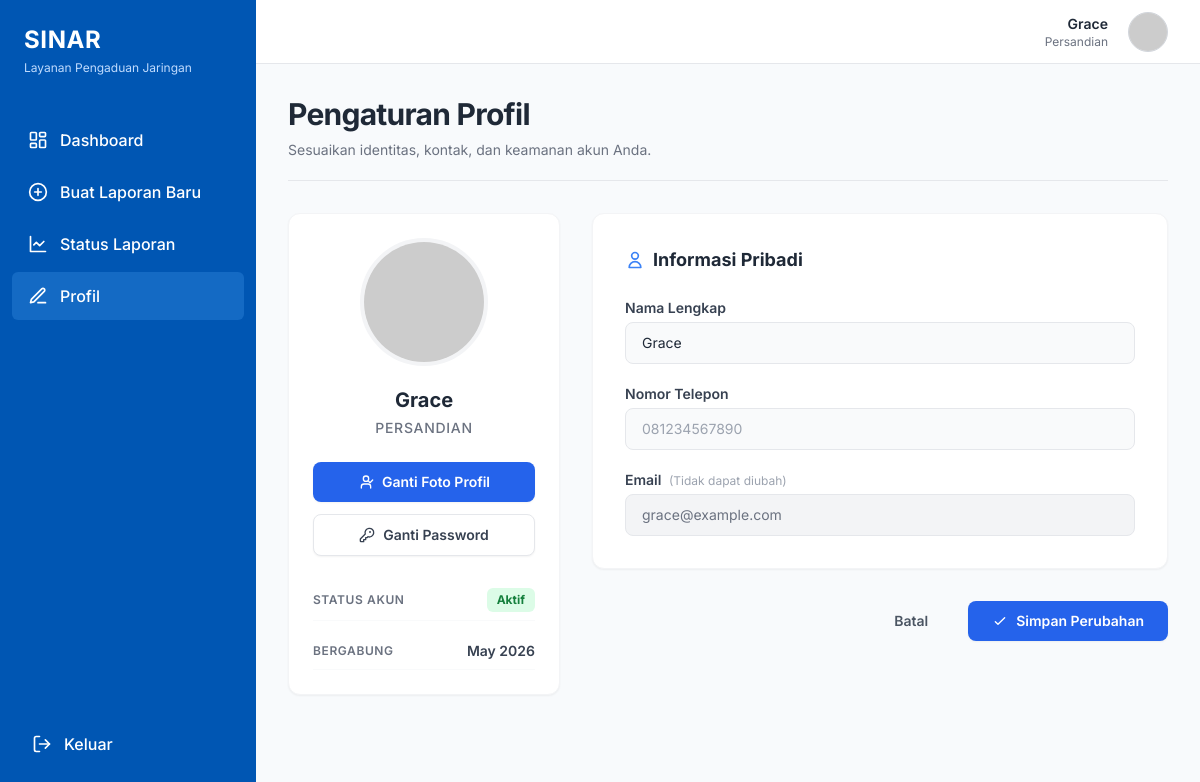
The page /edit-profil/ (signed in) on the database its author committed.
### pengaduan/models.py (models this page shows, shortened)
class CustomUser(AbstractUser):
    bidang = models.ForeignKey(
        Bidang,
        on_delete=models.SET_NULL,
        null=True,
        blank=True,
        related_name='users',
        verbose_name="Asal Bidang"
    )
    foto_profil = models.ImageField(upload_to='profil/', null=True, blank=True, verbose_name="Foto Profil")
    nomor_telepon = models.CharField(max_length=20, null=True, blank=True, verbose_name="Nomor Telepon")
    is_teknisi = models.BooleanField(default=False, verbose_name="Status Teknisi")
    is_verified_teknisi = models.BooleanField(default=False, verbose_name="Teknisi Terverifikasi")

class Bidang(models.Model):
    nama = models.CharField(max_length=100, unique=True, verbose_name="Nama Bidang")
    class Meta:
        verbose_name_plural = "Bidang"

### pengaduan/views.py (the view, shortened to what this page needs)
# urls.py: path('edit-profil/', views.edit_profil, name='edit_profil'),
@login_required
def edit_profil(request):
    if request.user.is_staff:
        base_template = 'base_admin.html'
    elif getattr(request.user, 'is_teknisi', False):
        base_template = 'base_teknisi.html'
    else:
        base_template = 'base_user.html'
    context = {'base_template': base_template}
    return render(request, 'edit_profil.html', context)

### templates/edit_profil.html (shortened to what this page needs)
{% extends base_template %}
{% block nav_profil %}bg-primary-hover bg-opacity-80{% endblock %}
{% block content %}
<div class="max-w-4xl mx-auto pb-12">
    <div class="mb-8 border-b border-gray-200 pb-5">
        <h1 class="text-3xl font-bold text-gray-800 tracking-tight">Pengaturan Profil</h1>
        <p class="text-gray-500 mt-2 text-sm">Sesuaikan identitas, kontak, dan keamanan akun Anda.</p>
    </div>
    <form method="post" action="{% url 'edit_profil' %}" enctype="multipart/form-data">
        <div class="grid grid-cols-1 md:grid-cols-3 gap-8">
            <div class="md:col-span-1">
                <div class="bg-white rounded-xl shadow-sm border border-gray-100 p-6 flex flex-col items-center">
                    <div class="relative mb-5 group cursor-pointer" onclick="document.getElementById('input-foto').click()">
                        <div class="w-32 h-32 rounded-full overflow-hidden bg-gray-50 border-4 border-gray-100 transition-all duration-300 group-hover:border-blue-100">
                            {% if request.user.foto_profil %}
                                <img src="{{ request.user.foto_profil.url }}" alt="Profile" class="w-full h-full object-cover">
                            {% else %}
                                <img src="https://ui-avatars.com/api/?name={{ request.user.first_name|default:request.user.username }}&background=e0e7ff&color=4f46e5&size=128" alt="Profile" class="w-full h-full object-cover">
                            {% endif %}
                        </div>
                    </div>
                    <h2 class="text-xl font-bold text-gray-800 mb-1 text-center">{{ request.user.first_name|default:request.user.username }}</h2>
                    <p class="text-sm font-medium text-gray-500 uppercase tracking-wider mb-6">{% if request.user.is_teknisi %}TEKNISI{% elif request.user.is_staff %}ADMIN{% else %}{{ request.user.bidang.nama|default:"PENGGUNA UMUM" }}{% endif %}</p>
                    <div class="w-full space-y-3 mb-6">
                        <button type="button" onclick="document.getElementById('input-foto').click()" class="w-full flex items-center justify-center gap-2 px-4 py-2.5 bg-blue-600 hover:bg-blue-700 text-white text-sm font-semibold rounded-lg shadow-sm transition-colors">
                            <svg xmlns="http://www.w3.org/2000/svg" width="16" height="16" viewBox="0 0 24 24" fill="none" stroke="currentColor" stroke-width="2" stroke-linecap="round" stroke-linejoin="round"><path d="M19 21v-2a4 4 0 0 0-4-4H9a4 4 0 0 0-4 4v2"/><circle cx="12" cy="7" r="4"/><path d="m16 11 2 2 4-4"/></svg>
                            Ganti Foto Profil
                        </button>
                        <button type="button" onclick="document.getElementById('passwordModal').classList.remove('hidden')" class="w-full flex items-center justify-center gap-2 px-4 py-2.5 bg-white border border-gray-200 hover:bg-gray-50 text-gray-700 text-sm font-semibold rounded-lg shadow-sm transition-colors">
                            <svg xmlns="http://www.w3.org/2000/svg" width="16" height="16" viewBox="0 0 24 24" fill="none" stroke="currentColor" stroke-width="2" stroke-linecap="round" stroke-linejoin="round"><path d="M2 18v3c0 .6.4 1 1 1h4v-3h3v-3h2l1.4-1.4a6.5 6.5 0 1 0-4-4Z"/><circle cx="16.5" cy="7.5" r=".5" fill="currentColor"/></svg>
                            Ganti Password
                        </button>
                    </div>
                    <div class="w-full space-y-3">
                        <div class="flex items-center justify-between py-2 border-b border-gray-50">
                            <span class="text-xs font-semibold text-gray-500 uppercase tracking-wider">Status Akun</span>
                            <span class="px-2.5 py-1 bg-green-100 text-green-700 text-xs font-bold rounded-md">Aktif</span>
                        </div>
                        <div class="flex items-center justify-between py-2 border-b border-gray-50">
                            <span class="text-xs font-semibold text-gray-500 uppercase tracking-wider">Bergabung</span>
                            <span class="text-sm font-semibold text-gray-700">{{ request.user.date_joined|date:"M Y" }}</span>
                        </div>
                    </div>
                </div>
            </div>
            <div class="md:col-span-2 space-y-6">
                <div class="bg-white rounded-xl shadow-sm border border-gray-100 p-8">
                    <h3 class="text-lg font-bold text-gray-800 mb-6 flex items-center gap-2">
                        <svg xmlns="http://www.w3.org/2000/svg" class="h-5 w-5 text-blue-500" fill="none" viewBox="0 0 24 24" stroke="currentColor"><path stroke-linecap="round" stroke-linejoin="round" stroke-width="2" d="M16 7a4 4 0 11-8 0 4 4 0 018 0zM12 14a7 7 0 00-7 7h14a7 7 0 00-7-7z" /></svg>
                        Informasi Pribadi
                    </h3>
                    <div class="space-y-5">
                        <div>
                            <label class="block text-sm font-semibold text-gray-700 mb-1">Nama Lengkap</label>
                            <input type="text" name="nama_lengkap" value="{{ request.user.first_name|default:request.user.username }}" class="w-full px-4 py-2.5 bg-gray-50 border border-gray-200 rounded-lg text-gray-800 text-sm focus:ring-2 focus:ring-blue-500 focus:bg-white transition-colors">
                        </div>
                        <div>
                            <label class="block text-sm font-semibold text-gray-700 mb-1">Nomor Telepon</label>
                            <input type="text" name="nomor_telepon" value="{{ request.user.nomor_telepon|default:'' }}" placeholder="081234567890" class="w-full px-4 py-2.5 bg-gray-50 border border-gray-200 rounded-lg text-gray-800 text-sm focus:ring-2 focus:ring-blue-500 focus:bg-white transition-colors">
                        </div>
                        <div>
                            <label class="block text-sm font-semibold text-gray-700 mb-1">Email <span class="text-xs text-gray-400 font-normal ml-1">(Tidak dapat diubah)</span></label>
                            <input type="email" value="{{ request.user.email|default:'-' }}" disabled class="w-full px-4 py-2.5 bg-gray-100 border border-gray-200 rounded-lg text-gray-500 text-sm cursor-not-allowed">
                        </div>
                    </div>
                </div>
                <div class="flex items-center justify-end gap-4 pt-2">
                    <a href="{% url 'dashboard' %}" class="px-6 py-2.5 text-sm font-semibold text-gray-600 hover:text-gray-800 transition-colors">
                        Batal
                    </a>
                    <button type="submit" class="px-6 py-2.5 bg-blue-600 hover:bg-blue-700 text-white text-sm font-semibold rounded-lg shadow-sm transition-colors flex items-center gap-2">
                        <svg xmlns="http://www.w3.org/2000/svg" class="h-4 w-4" fill="none" viewBox="0 0 24 24" stroke="currentColor"><path stroke-linecap="round" stroke-linejoin="round" stroke-width="2" d="M5 13l4 4L19 7" /></svg>
                        Simpan Perubahan
                    </button>
                </div>
            </div>
        </div>
    </form>
</div>
{% endblock %}

### templates/base_user.html (shortened to what this page needs)
{% load static %}
<!DOCTYPE html>
<html lang="id">
<head>
    <script src="https://cdn.tailwindcss.com"></script>
</head>
<body class="bg-bg-light text-gray-800 font-sans antialiased h-screen flex overflow-hidden">
    <aside class="w-64 bg-primary text-white flex flex-col justify-between h-full flex-shrink-0">
        <div>
            <div class="p-6">
                <h1 class="text-2xl font-bold tracking-wide">SINAR</h1>
                <p class="text-xs text-blue-200 mt-1">Layanan Pengaduan Jaringan</p>
            </div>
            <nav class="mt-4 flex flex-col gap-1 px-3">
                <a href="{% url 'dashboard' %}" class="flex items-center gap-3 px-4 py-3 rounded-md transition-colors {% block nav_beranda %}{% endblock %} hover:bg-primary-hover">
                    <span class="font-medium">Dashboard</span>
                </a>
                <a href="{% url 'buat_laporan' %}" class="flex items-center gap-3 px-4 py-3 rounded-md transition-colors {% block nav_buat_laporan %}{% endblock %} hover:bg-primary-hover">
                    <svg xmlns="http://www.w3.org/2000/svg" width="20" height="20" viewBox="0 0 24 24" fill="none" stroke="currentColor" stroke-width="2" stroke-linecap="round" stroke-linejoin="round"><circle cx="12" cy="12" r="10"/><line x1="12" y1="8" x2="12" y2="16"/><line x1="8" y1="12" x2="16" y2="12"/></svg>
                    <span class="font-medium">Buat Laporan Baru</span>
                </a>
                <a href="{% url 'status_laporan' %}" class="flex items-center gap-3 px-4 py-3 rounded-md transition-colors {% block nav_status_laporan %}{% endblock %} hover:bg-primary-hover">
                    <svg xmlns="http://www.w3.org/2000/svg" width="20" height="20" viewBox="0 0 24 24" fill="none" stroke="currentColor" stroke-width="2" stroke-linecap="round" stroke-linejoin="round"><path d="M3 3v18h18"/><path d="m19 9-5 5-4-4-3 3"/></svg>
                    <span class="font-medium">Status Laporan</span>
                </a>
                <a href="{% url 'edit_profil' %}" class="flex items-center gap-3 px-4 py-3 rounded-md transition-colors {% block nav_profil %}{% endblock %} hover:bg-primary-hover">
                    <svg xmlns="http://www.w3.org/2000/svg" width="20" height="20" viewBox="0 0 24 24" fill="none" stroke="currentColor" stroke-width="2" stroke-linecap="round" stroke-linejoin="round"><path d="M12 20h9"/><path d="M16.5 3.5a2.121 2.121 0 0 1 3 3L7 19l-4 1 1-4L16.5 3.5z"/></svg>
                    <span class="font-medium">Profil</span>
                </a>
            </nav>
        </div>
        <div class="p-4 mb-4">
            <a href="{% url 'logout' %}" class="flex items-center gap-3 px-4 py-3 rounded-md transition-colors hover:bg-primary-hover text-white">
                <svg xmlns="http://www.w3.org/2000/svg" width="20" height="20" viewBox="0 0 24 24" fill="none" stroke="currentColor" stroke-width="2" stroke-linecap="round" stroke-linejoin="round"><path d="M9 21H5a2 2 0 0 1-2-2V5a2 2 0 0 1 2-2h4"/><polyline points="16 17 21 12 16 7"/><line x1="21" x2="9" y1="12" y2="12"/></svg>
                <span class="font-medium">Keluar</span>
            </a>
        </div>
    </aside>
    <div class="flex-1 flex flex-col h-full overflow-hidden">
        <header class="bg-white h-16 border-b border-gray-200 flex items-center justify-between px-8 shrink-0 w-full">
            <div class="flex items-center gap-6 w-full justify-between">
                <div class="flex items-center gap-6">
                <div class="flex items-center gap-3">
                    <div class="text-right">
                        <div class="text-sm font-semibold text-gray-800">{{ request.user.first_name|default:request.user.username|default:"User" }}</div>
                        {% if request.user.bidang %}
                        <div class="text-xs text-gray-500">{{ request.user.bidang.nama }}</div>
                        {% endif %}
                    </div>
                    <div class="w-10 h-10 rounded-full bg-gray-200 border border-gray-300 overflow-hidden ml-2">
                        {% if request.user.foto_profil %}
                            <img src="{{ request.user.foto_profil.url }}" alt="Profile" class="w-full h-full object-cover">
                        {% else %}
                            <img src="https://ui-avatars.com/api/?name={{ request.user.first_name|default:request.user.username }}&background=f3f4f6&color=9ca3af" alt="Profile" class="w-full h-full object-cover">
                        {% endif %}
                    </div>
                </div>
            </div>
        </header>
        <main class="flex-1 overflow-y-auto p-8">
            {% block content %}{% endblock %}
        </main>
    </div>
</body>
</html>

### rows shown on the page
CustomUser: user.first_name "Grace", user.bidang.nama "Persandian", user.bidang.nama "PERSANDIAN", user.date_joined "May 2026", nama_lengkap "Grace", user.email "grace@example.com"
